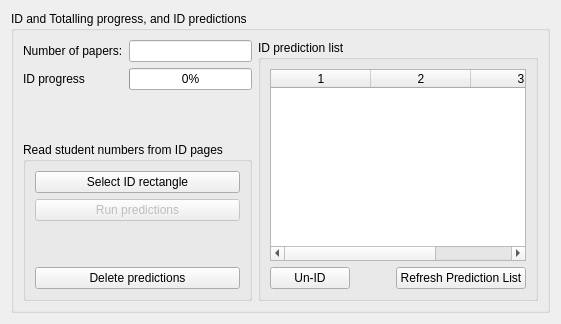
         <widget class="QWidget" name="idTab">
          <property name="enabled">
           <bool>true</bool>
          </property>
          <attribute name="title">
           <string>&amp;ID Progress</string>
          </attribute>
          <layout class="QVBoxLayout" name="verticalLayout_10">
           <item>
            <widget class="QGroupBox" name="groupBox_2">
             <property name="title">
              <string>ID and Totalling progress, and ID predictions</string>
             </property>
             <layout class="QHBoxLayout" name="horizontalLayout_9">
              <item>
               <layout class="QVBoxLayout" name="verticalLayout_11">
                <item>
                 <layout class="QGridLayout" name="gridLayout">
                  <item row="0" column="2">
                   <widget class="QLineEdit" name="papersLE">
                    <property name="readOnly">
                     <bool>true</bool>
                    </property>
                   </widget>
                  </item>
                  <item row="1" column="0" colspan="2">
                   <widget class="QLabel" name="label_4">
                    <property name="text">
                     <string>ID progress</string>
                    </property>
                   </widget>
                  </item>
                  <item row="0" column="0" colspan="2">
                   <widget class="QLabel" name="label_3">
                    <property name="text">
                     <string>Number of papers:</string>
                    </property>
                   </widget>
                  </item>
                  <item row="1" column="2">
                   <widget class="QProgressBar" name="idPB">
                    <property name="value">
                     <number>0</number>
                    </property>
                   </widget>
                  </item>
                 </layout>
                </item>
                <item>
                 <spacer name="verticalSpacer">
                  <property name="orientation">
                   <enum>Qt::Vertical</enum>
                  </property>
                  <property name="sizeHint" stdset="0">
                   <size>
                    <width>20</width>
                    <height>40</height>
                   </size>
                  </property>
                 </spacer>
                </item>
                <item>
                 <widget class="QGroupBox" name="groupBox_4">
                  <property name="title">
                   <string>Read student numbers from ID pages</string>
                  </property>
                  <layout class="QVBoxLayout" name="verticalLayout_12">
                   <item>
                    <widget class="QPushButton" name="selectRectButton">
                     <property name="text">
                      <string>Select ID rectangle</string>
                     </property>
                    </widget>
                   </item>
                   <item>
                    <widget class="QPushButton" name="predictButton">
                     <property name="enabled">
                      <bool>false</bool>
                     </property>
                     <property name="text">
                      <string>Run predictions</string>
                     </property>
                    </widget>
                   </item>
                   <item>
                    <spacer name="verticalSpacer_2">
                     <property name="orientation">
                      <enum>Qt::Vertical</enum>
                     </property>
                     <property name="sizeHint" stdset="0">
                      <size>
                       <width>20</width>
                       <height>40</height>
                      </size>
                     </property>
                    </spacer>
                   </item>
                   <item>
                    <widget class="QPushButton" name="delPredButton">
                     <property name="text">
                      <string>Delete predictions</string>
                     </property>
                    </widget>
                   </item>
                  </layout>
                 </widget>
                </item>
               </layout>
              </item>
              <item>
               <widget class="QGroupBox" name="predGB">
                <property name="title">
                 <string>ID prediction list</string>
                </property>
                <layout class="QVBoxLayout" name="verticalLayout_13">
                 <item>
                  <widget class="QTableWidget" name="predictionTW">
                   <property name="editTriggers">
                    <set>QAbstractItemView::NoEditTriggers</set>
                   </property>
                   <property name="alternatingRowColors">
                    <bool>true</bool>
                   </property>
                   <property name="selectionMode">
                    <enum>QAbstractItemView::SingleSelection</enum>
                   </property>
                   <property name="selectionBehavior">
                    <enum>QAbstractItemView::SelectColumns</enum>
                   </property>
                   <property name="sortingEnabled">
                    <bool>true</bool>
                   </property>
                   <property name="columnCount">
                    <number>3</number>
                   </property>
                   <attribute name="horizontalHeaderStretchLastSection">
                    <bool>true</bool>
                   </attribute>
                   <attribute name="verticalHeaderVisible">
                    <bool>false</bool>
                   </attribute>
                   <column/>
                   <column/>
                   <column/>
                  </widget>
                 </item>
                 <item>
                  <layout class="QHBoxLayout" name="horizontalLayout_4">
                   <item>
                    <widget class="QPushButton" name="unidB">
                     <property name="text">
                      <string>Un-ID</string>
                     </property>
                    </widget>
                   </item>
                   <item>
                    <spacer name="horizontalSpacer_9">
                     <property name="orientation">
                      <enum>Qt::Horizontal</enum>
                     </property>
                     <property name="sizeHint" stdset="0">
                      <size>
                       <width>40</width>
                       <height>20</height>
                      </size>
                     </property>
                    </spacer>
                   </item>
                   <item>
                    <widget class="QPushButton" name="refreshIDPredictionsB">
                     <property name="text">
                      <string>Refresh Prediction List</string>
                     </property>
                    </widget>
                   </item>
                  </layout>
                 </item>
                </layout>
               </widget>
              </item>
             </layout>
            </widget>
           </item>
          </layout>
         </widget>
